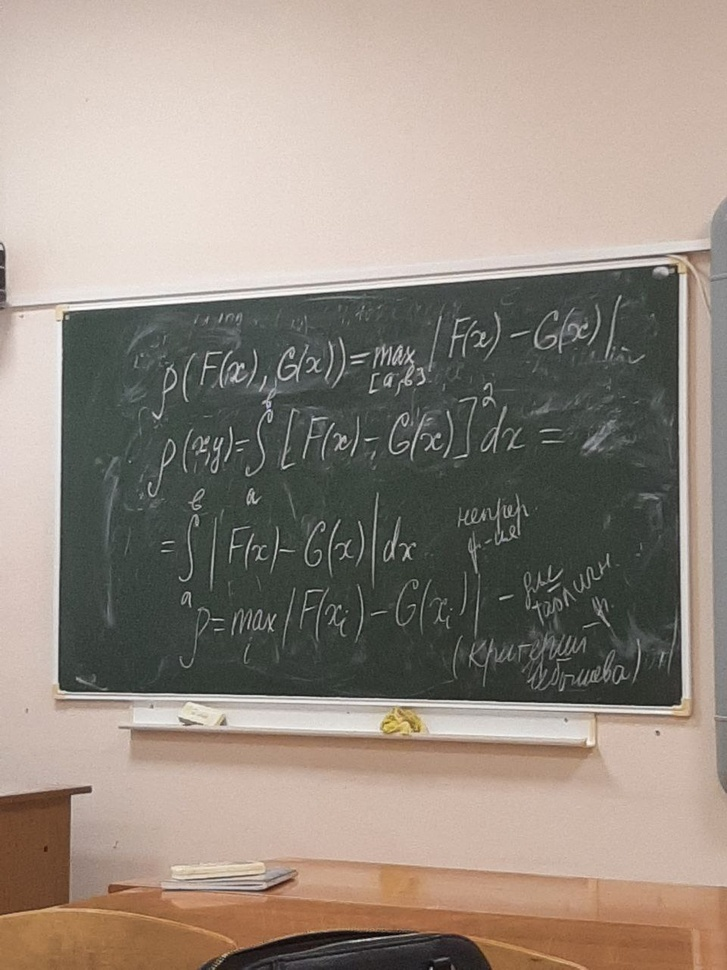
#> input picture CourseWork/image26.jpg, 727 x 970 px, shrunk from 960 x 1280 before the run
$ python CannyOpenCVHoughTransform.py
#> lines starting #> are read from the running program, lines starting #| are printed output that depends on the picture; after the words box and inside, x2 and y2 are one past the last pixel; in counts of white or black regions, pixels touching at a corner belong together
# # import cv2
# # import numpy as np
# # import matplotlib.pyplot as plt

# # # Загрузка изображения
# # image = cv2.imread('image22.jpg', cv2.IMREAD_GRAYSCALE)

# # # Шаг 1: Сглаживание изображения (Gaussian Blur)
# # blurred = cv2.GaussianBlur(image, (5, 5), 1.4)

# # # Шаг 2: Применение алгоритма Canny
# # edges = cv2.Canny(blurred, threshold1=50, threshold2=150)

# # # Шаг 3: Применение Hough Transform для нахождения прямых
# # # Hough Transform находит линии, заданные параметрами (ρ, θ)
# # lines = cv2.HoughLines(edges, 1, np.pi / 180, 150)

# # # Отображение результатов
# # plt.figure(figsize=(10, 6))

# # # 1. Исходное изображение с границами
# # plt.subplot(1, 2, 1)
# # plt.title("Выделенные границы (Canny)")
# # plt.imshow(edges, cmap='gray')
# # plt.axis('off')

# # # 2. Применение Hough Transform и отображение линий
# # plt.subplot(1, 2, 2)
# # plt.title("Прямые, найденные Hough Transform")
# # plt.imshow(edges, cmap='gray')

# # # Отображаем найденные линии на изображении
# # if lines is not None:
# #     for line in lines:
# #         rho, theta = line[0]
# #         # Вычисление координат точек на изображении для каждой линии
# #         a = np.cos(theta)
# #         b = np.sin(theta)
# #         x0 = a * rho
# #         y0 = b * rho
# #         x1 = int(x0 + 1000 * (-b))
# #         y1 = int(y0 + 1000 * (a))
# #         x2 = int(x0 - 1000 * (-b))
# #         y2 = int(y0 - 1000 * (a))

# #         # Рисуем найденные прямые
# #         plt.plot([x1, x2], [y1, y2], color='red', linewidth=2)

# # plt.axis('off')
# # plt.tight_layout()
# # plt.show()


# # import cv2
# # import numpy as np
# # import matplotlib.pyplot as plt

# # # Загрузка изображения
# # image = cv2.imread('image27.jpg', cv2.IMREAD_GRAYSCALE)

# # # Шаг 1: Уменьшение размытия (Gaussian Blur)
# # # Уменьшаем размер ядра и стандартное отклонение для более слабого размытия
# # blurred = cv2.GaussianBlur(image, (9, 9), 2.0)  # Уменьшено ядро и стандартное отклонение

# # # Шаг 2: Применение алгоритма Canny
# # edges = cv2.Canny(blurred, threshold1=50, threshold2=150)

# # # Шаг 3: Применение Hough Transform для нахождения прямых
# # lines = cv2.HoughLines(edges, 1, np.pi / 180, 150)

# # # Отображение результатов
# # plt.figure(figsize=(12, 8))

# # # 1. Исходное изображение
# # plt.subplot(1, 3, 1)
# # plt.title("Исходное изображение")
# # plt.imshow(image, cmap='gray')
# # plt.axis('off')

# # # 2. Выделенные границы (Canny)
# # plt.subplot(1, 3, 2)
# # plt.title("Выделенные границы (Canny)")
# # plt.imshow(edges, cmap='gray')
# # plt.axis('off')

# # # 3. Применение Hough Transform и отображение линий
# # plt.subplot(1, 3, 3)
# # plt.title("Прямые, найденные Hough Transform")
# # plt.imshow(edges, cmap='gray')

# # # Отображаем найденные линии на изображении
# # if lines is not None:
# #     for line in lines:
# #         rho, theta = line[0]
# #         # Вычисление координат точек на изображении для каждой линии
# #         a = np.cos(theta)
# #         b = np.sin(theta)
# #         x0 = a * rho
# #         y0 = b * rho
# #         x1 = int(x0 + 1000 * (-b))
# #         y1 = int(y0 + 1000 * (a))
# #         x2 = int(x0 - 1000 * (-b))
# #         y2 = int(y0 - 1000 * (a))

# #         # Рисуем найденные прямые
# #         plt.plot([x1, x2], [y1, y2], color='red', linewidth=2)

# # plt.axis('off')
# # plt.tight_layout()
# # plt.show()


import cv2
import numpy as np
import matplotlib.pyplot as plt

# Загрузка изображения
image = cv2.imread('image26.jpg', cv2.IMREAD_GRAYSCALE)
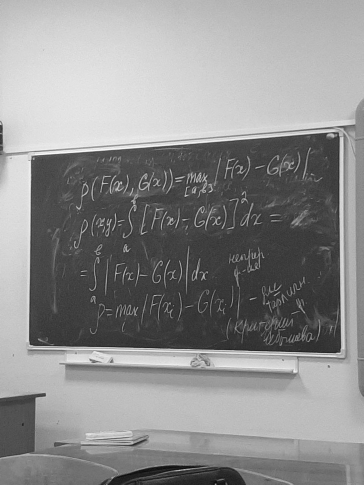
#> image: shape (970, 727) (shown at 1/2 size); min 1, max 255, mean 141.6

# Шаг 1: Изначальное размытие с меньшим ядром
blurred = cv2.GaussianBlur(image, (9, 9), 2.0)

# Шаг 2: Применение алгоритма Canny
edges = cv2.Canny(blurred, threshold1=50, threshold2=150)
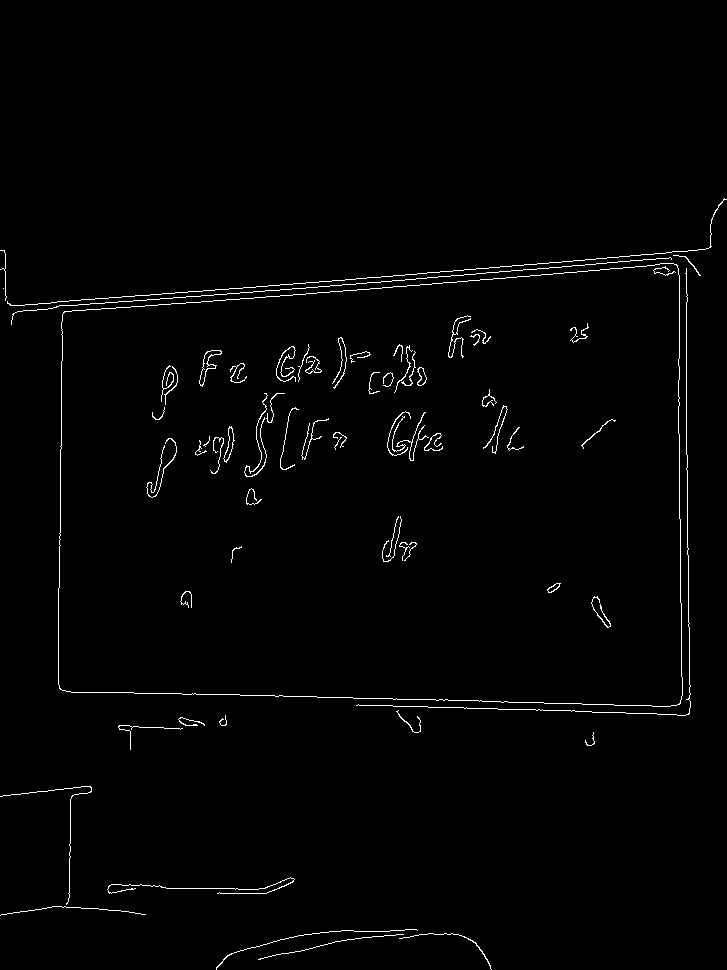
#> edges: shape (970, 727); 1.3% white in thin lines or dots, all inside (x1, y1, x2, y2) = (0, 198, 727, 970)

# Шаг 3: Применение Hough Transform для нахождения прямых
lines = cv2.HoughLines(edges, 1, np.pi / 180, 150)
#> lines = [[309, 1.48], [304, 1.5], [314, 1.48], [679, 0], [320, 1.48], [686, 0], [690, 1.59], [-670, 3.12], [-678, 3.12], [69, 0.0175], [691, 1.61], [683, 1.61]]

# Подсчитываем количество линий
line_count = 0
if lines is not None:
    line_count = len(lines)
#> line_count = 12

# Если количество найденных линий слишком большое, увеличиваем размытие
if line_count > 10:  # Пороговое значение для количества линий (вы можете настроить его)
    print(f"Найдено {line_count} линий, увеличиваем размытие.")
#| Найдено 12 линий, увеличиваем размытие.
    blurred = cv2.GaussianBlur(image, (15, 15), 3.0)  # Увеличиваем размытие
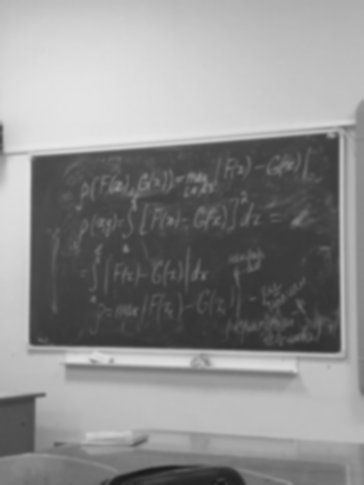
#> blurred: shape (970, 727) (shown at 1/2 size); min 26, max 231, mean 141.6
    edges = cv2.Canny(blurred, threshold1=50, threshold2=150)  # Перезапуск Canny
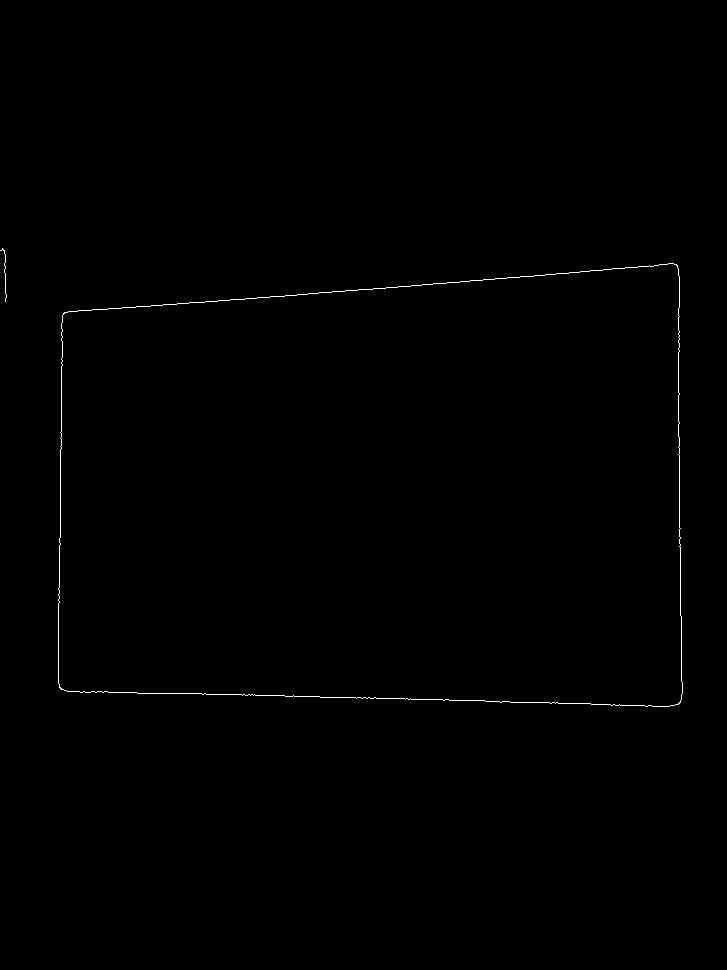
#> edges: shape (970, 727); 0.3% white in thin lines or dots, all inside (x1, y1, x2, y2) = (0, 248, 683, 707)

    # Повторно применяем Hough Transform
    lines = cv2.HoughLines(edges, 1, np.pi / 180, 150)
#> lines = [[690, 1.59], [315, 1.5], [321, 1.48], [69, 0.0175], [-670, 3.12], [683, 1.61], [679, 0]]

# Отображение результатов
plt.figure(figsize=(12, 8))

# 1. Исходное изображение
plt.subplot(1, 3, 1)
plt.title("Исходное изображение")
plt.imshow(image, cmap='gray')
plt.axis('off')

# 2. Выделенные границы (Canny)
plt.subplot(1, 3, 2)
plt.title("Выделенные границы (Canny)")
plt.imshow(edges, cmap='gray')
plt.axis('off')

# 3. Применение Hough Transform и отображение линий
plt.subplot(1, 3, 3)
plt.title("Прямые, найденные Hough Transform")
plt.imshow(edges, cmap='gray')

# Отображаем найденные линии на изображении
if lines is not None:
    for line in lines:
        rho, theta = line[0]
        # Вычисление координат точек на изображении для каждой линии
        a = np.cos(theta)
        b = np.sin(theta)
        x0 = a * rho
        y0 = b * rho
        x1 = int(x0 + 1000 * (-b))
        y1 = int(y0 + 1000 * (a))
        x2 = int(x0 - 1000 * (-b))
        y2 = int(y0 - 1000 * (a))

        # Рисуем найденные прямые
        plt.plot([x1, x2], [y1, y2], color='red', linewidth=2)
#> this loop made 7 passes
#> (rho, theta, a, b, x0, y0, x1, y1) on passes 1 to 7: (690, 1.59, -0.0175, 1, -12.04, 689.9, -1011, 672), (315, 1.5, 0.0698, 0.998, 21.97, 314.2, -975, 383), (321, 1.48, 0.0872, 0.996, 27.98, 319.8, -968, 406), (69, 0.0175, 1, 0.0175, 68.99, 1.2, 51, 1001), (-670, 3.12, -1, 0.0175, 669.9, -11.69, 652, -1011), (683, 1.61, -0.0349, 0.999, -23.84, 682.6, -1023, 647), (679, 0, 1, 0, 679, 0, 679, 1000)

plt.axis('off')
plt.tight_layout()
plt.show()
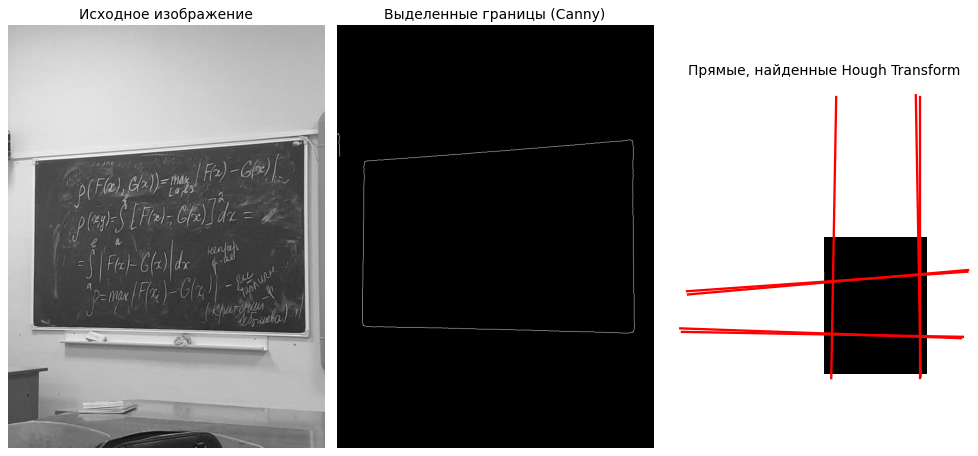
#> figure drawn by matplotlib, 3 panels

$ run again, with CourseWork/image22.jpg copied over CourseWork/image26.jpg
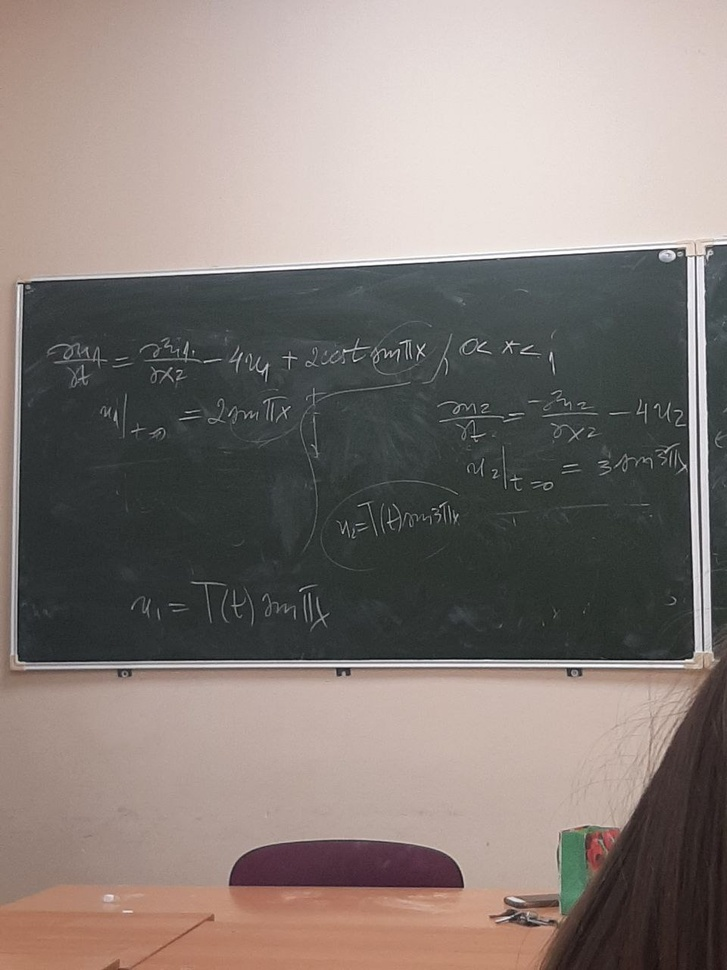
#> input picture CourseWork/image22.jpg, 727 x 970 px, shrunk from 960 x 1280 before the run
#> `edges = cv2.Canny(blurred, threshold1=50, threshold2=150)`:
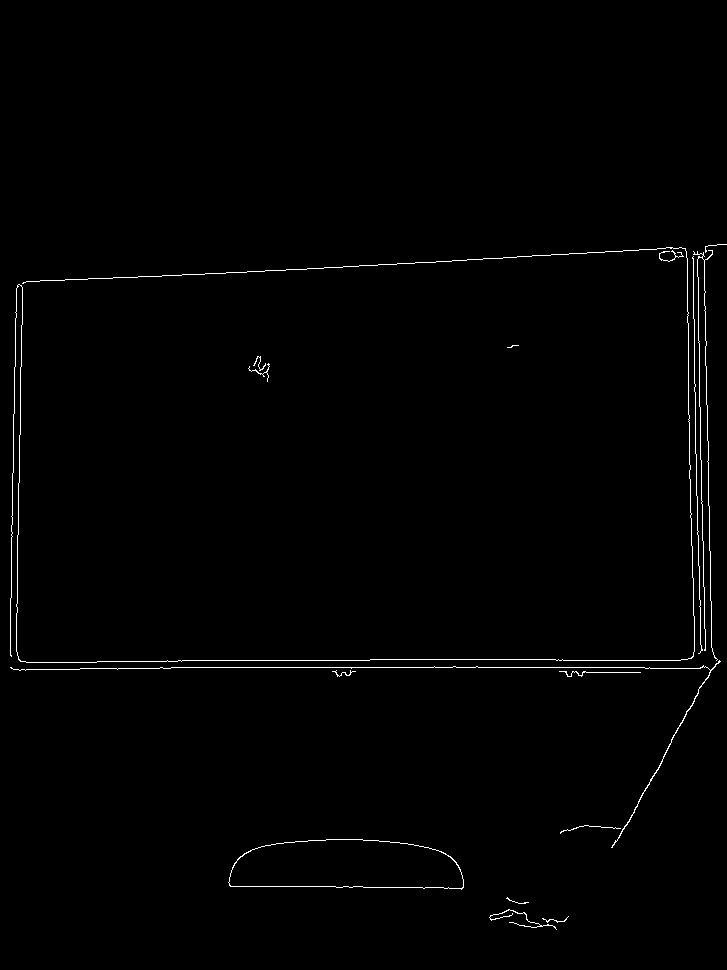
#> edges: shape (970, 727); 0.84% white in thin lines or dots, all inside (x1, y1, x2, y2) = (10, 244, 727, 930)
#> `lines = cv2.HoughLines(edges, 1, np.pi / 180, 150)`: lines = [[667, 1.57], [27, 0.0175], [660, 1.57], [21, 0.0175], [284, 1.52], [-688, 3.12], [-693, 3.12], [670, 1.55], [-700, 3.12], [-682, 3.12], [661, 1.59], [656, 1.59]]
#> line_count = 12
#| Найдено 12 линий, увеличиваем размытие.
#> `lines = cv2.HoughLines(edges, 1, np.pi / 180, 150)`: lines = [[284, 1.52], [660, 1.57], [27, 0.0175], [-700, 3.12], [-681, 3.12]]
#> the loop `for line in lines:` made 5 passes
#> (rho, theta, a, b, x0, y0, x1, y1) on passes 1 to 5: (284, 1.52, 0.0523, 0.999, 14.86, 283.6, -983, 335), (660, 1.57, -4.37e-08, 1, -2.88e-05, 660, -1000, 659), (27, 0.0175, 1, 0.0175, 27, 0.471, 9, 1000), (-700, 3.12, -1, 0.0175, 699.9, -12.22, 682, -1012), (-681, 3.12, -1, 0.0175, 680.9, -11.89, 663, -1011)
#> `plt.show()`:
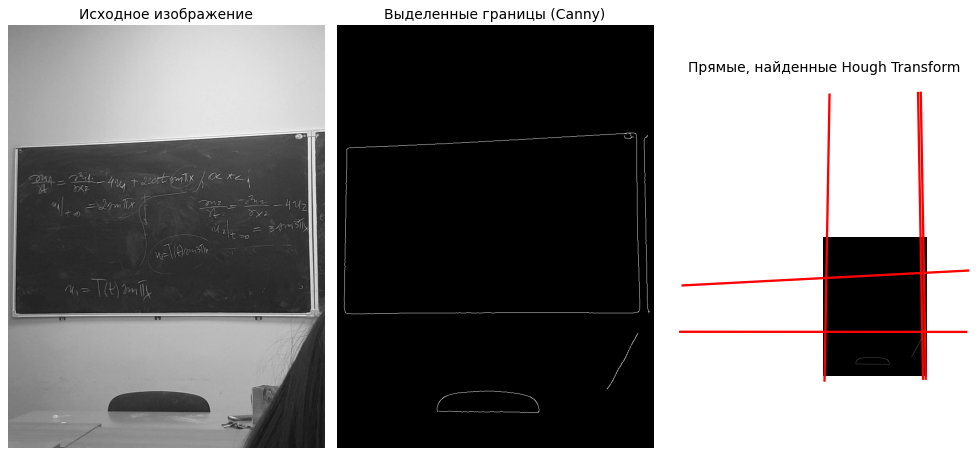
#> figure drawn by matplotlib, 3 panels

$ run again, with CourseWork/image27.jpg copied over CourseWork/image26.jpg
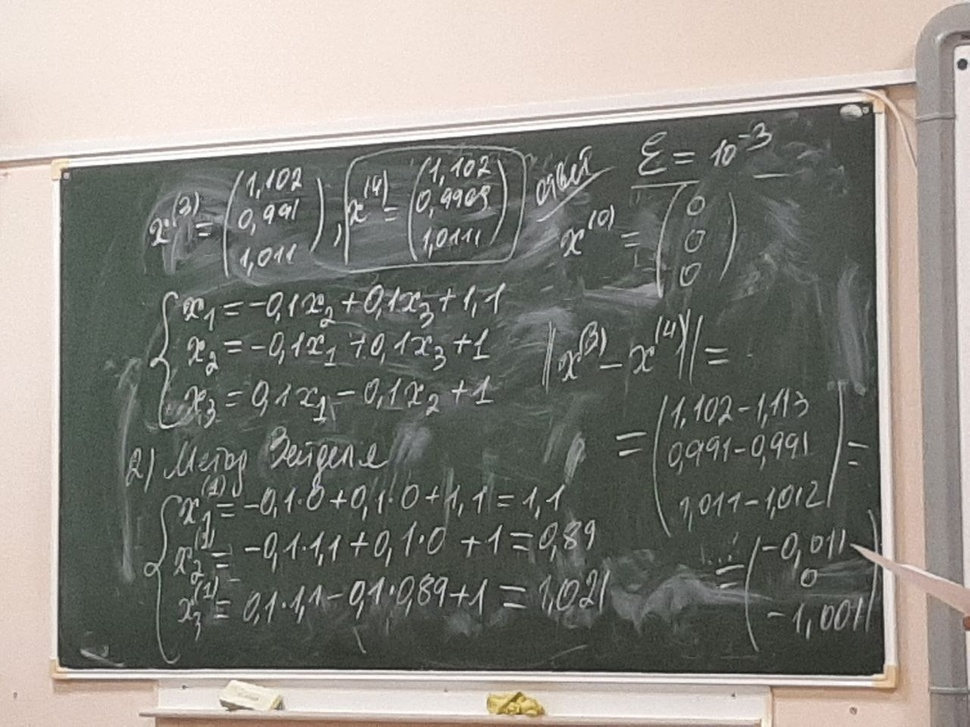
#> input picture CourseWork/image27.jpg, 970 x 727 px, shrunk from 1280 x 960 before the run
#> `edges = cv2.Canny(blurred, threshold1=50, threshold2=150)`:
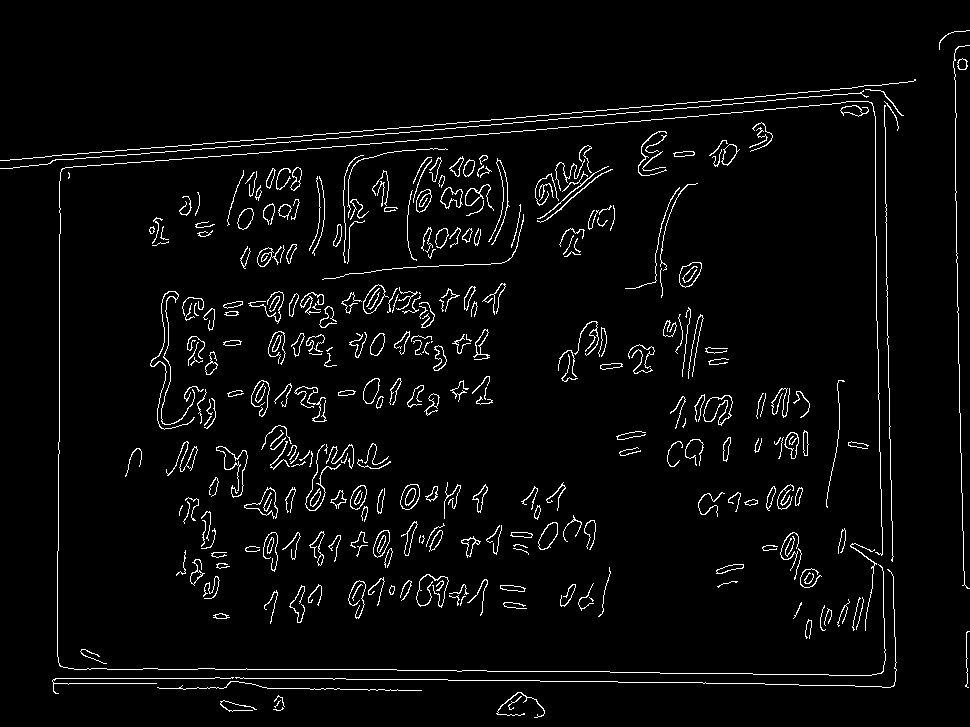
#> edges: shape (727, 970); 3.7% white in thin lines or dots
#> `lines = cv2.HoughLines(edges, 1, np.pi / 180, 150)`: lines = 16 rows, first 8: [162, 1.48], [167, 1.48], [-882, 3.12], [-952, 3.12], [176, 1.48], [678, 1.57], [669, 1.57], [59, 0]
#> line_count = 16
#| Найдено 16 линий, увеличиваем размытие.
#> `lines = cv2.HoughLines(edges, 1, np.pi / 180, 150)`: lines = [[175, 1.48], [669, 1.57], [-872, 3.12], [59, 0], [661, 1.59]]
#> the loop `for line in lines:` made 5 passes
#> (rho, theta, a, b, x0, y0, x1, y1) on passes 1 to 5: (175, 1.48, 0.0872, 0.996, 15.25, 174.3, -980, 261), (669, 1.57, -4.37e-08, 1, -2.92e-05, 669, -1000, 668), (-872, 3.12, -1, 0.0175, 871.9, -15.22, 854, -1015), (59, 0, 1, 0, 59, 0, 59, 1000), (661, 1.59, -0.0175, 1, -11.54, 660.9, -1011, 643)
#> `plt.show()`:
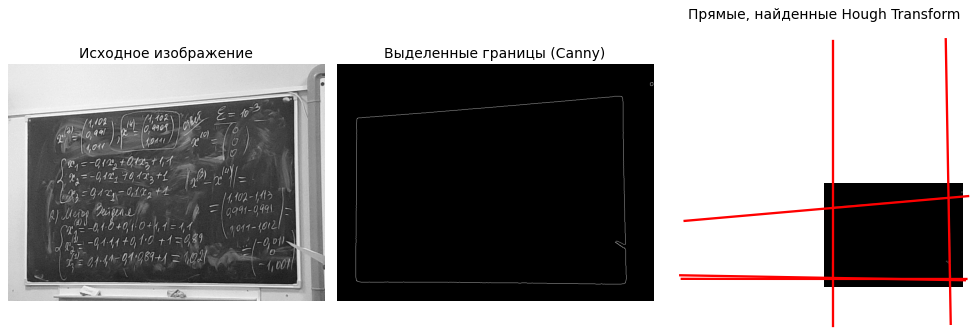
#> figure drawn by matplotlib, 3 panels
